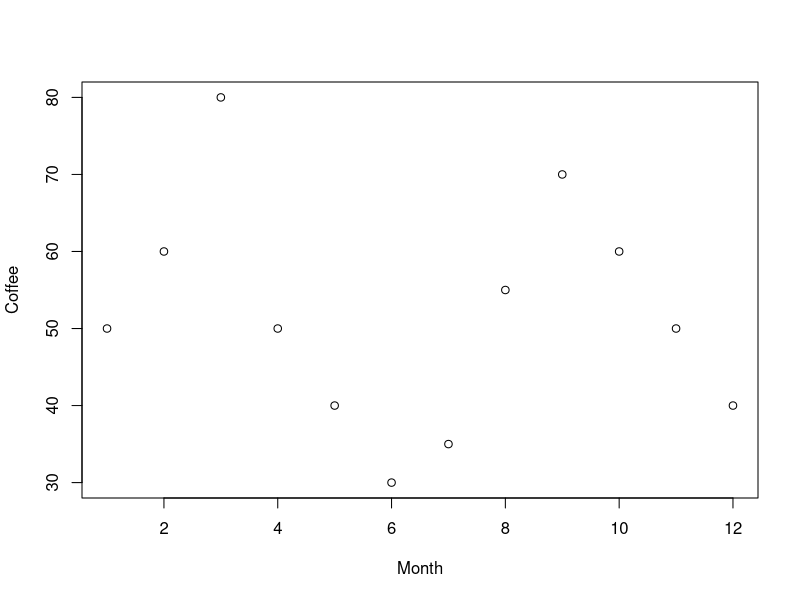
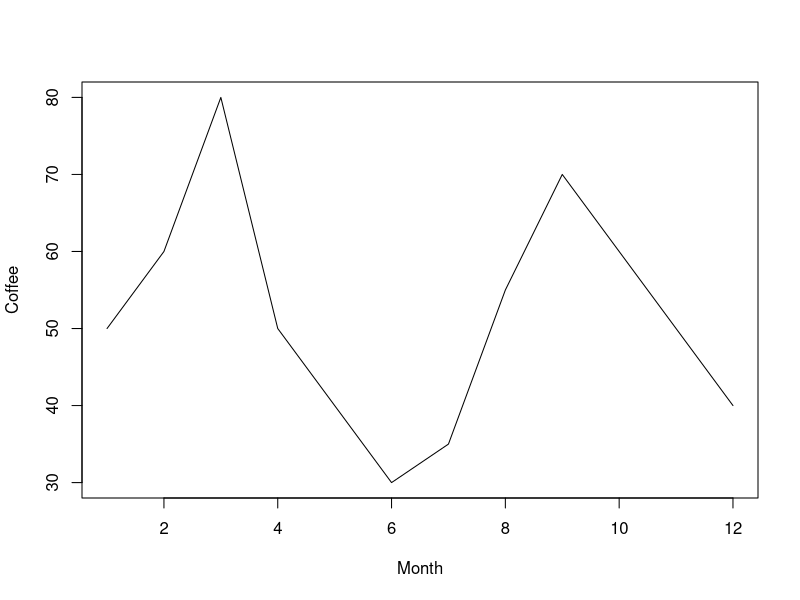
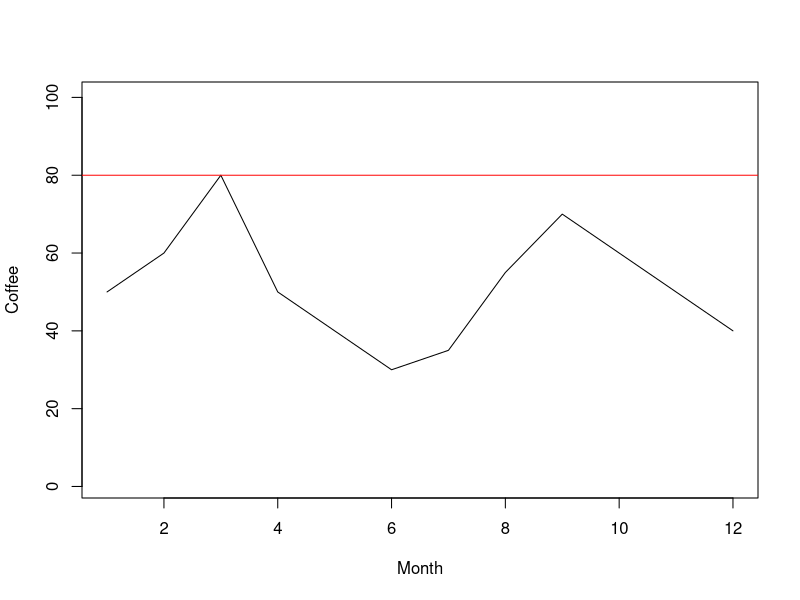
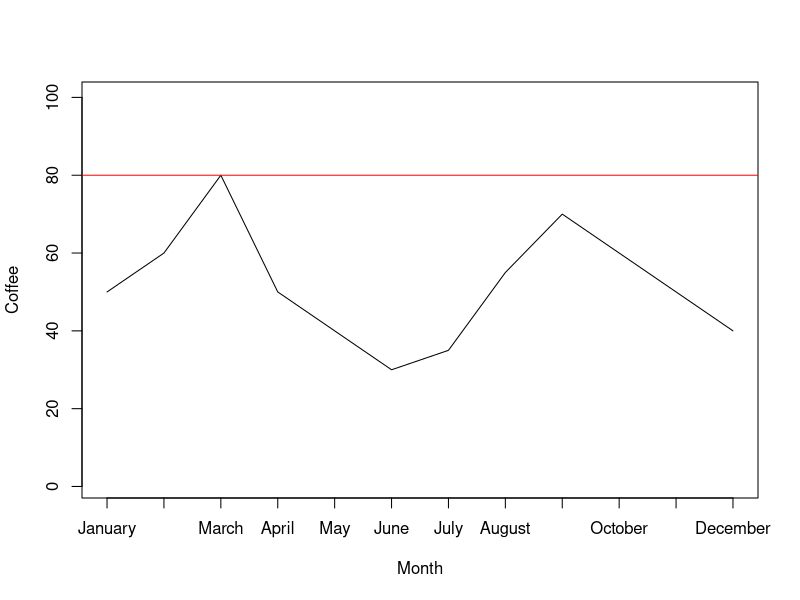

The R script that drew these images, in order:
###########
#
#Data Mining: Basic concepts
#Assignment 01
#Daniel Ohrenhofer, Mariia Deriglazova
#
###########



#Exercise 2
# a)
MyNumber <- 5
# b)
MyNumber <- MyNumber + 1
# c)
print (MyNumber)


#Exercise 3
# a)
vector <- seq(3, 12, 3)
# b)
min <- min(vector)
max <- max(vector)
# c)
sum <- sum(vector)
# d)
newVector <- sort(vector, decreasing = TRUE)


#Exercise 4.
matrix <- matrix(1:9, nrow = 3)
# a)
firstElement <- matrix[1,1]
# b
firstRow <- matrix[1,]
# c)
rowSum <- rowSums(matrix)
# d)
newMatrix <- rbind(matrix, c(1, 2, 3))
# e)
matrixOne <- newMatrix[newMatrix[,1]==1,]


#Exercise 5.
# a)
Month <- c(1, 2, 3, 4, 5, 6, 7, 8, 9, 10, 11, 12)
Coffee <- c(50, 60, 80, 50, 40, 30, 35, 55, 70, 60, 50, 40)
plot(Month, Coffee)
# b)
plot(Month, Coffee, type="l")
# c)
plot(Month, Coffee, type="l",ylim=c(1, 100))
# d)
abline(h = max(Coffee), col="red")
# e)
names(Month) <- format(ISOdate(2017,1:12,1),"%B")
plot(Month, Coffee, type="l",ylim=c(1, 100), xaxt="n")
abline(h = max(Coffee), col="red")
axis(1, at=1:12, labels=names(Month))


